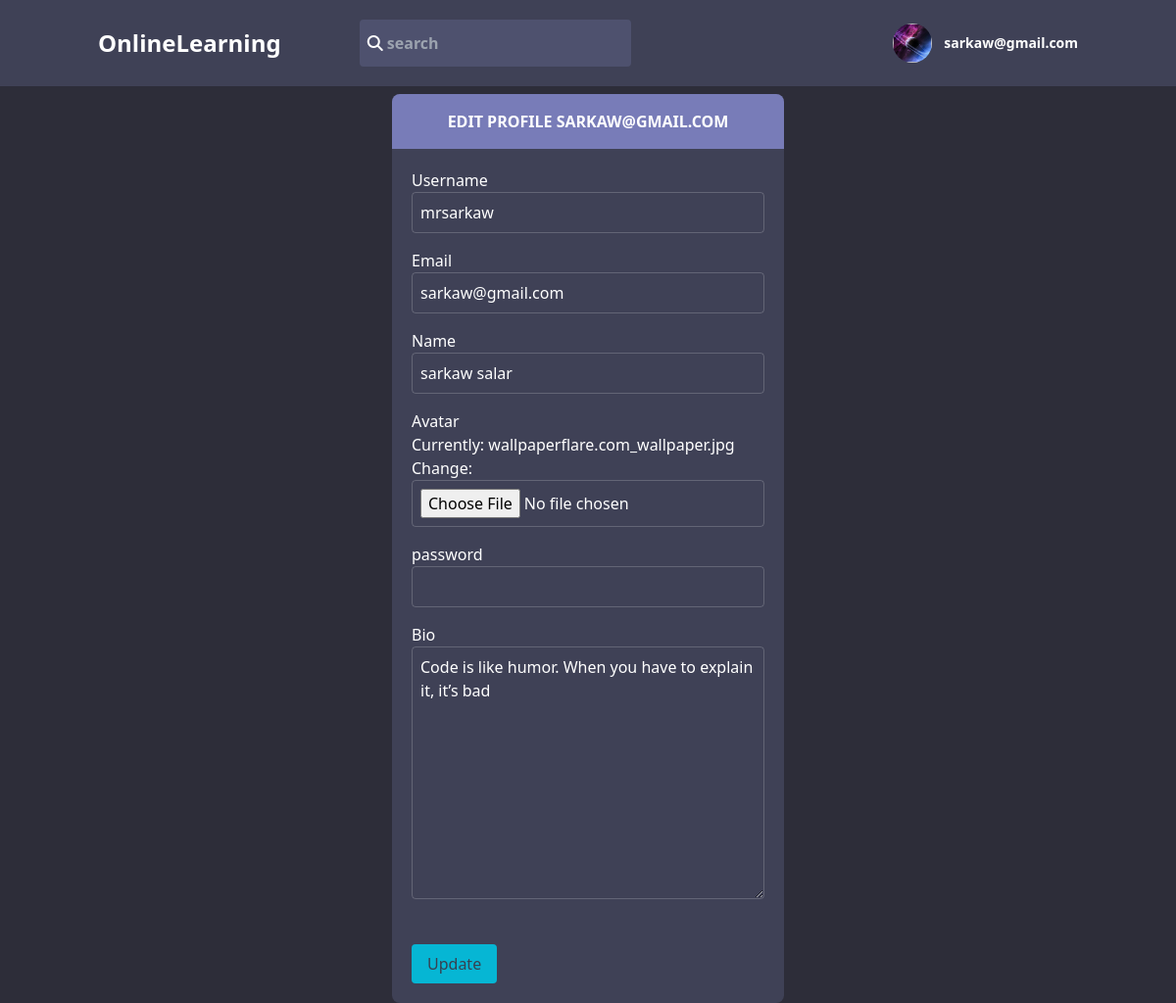
/profile/user/edit (signed in), run on the app's committed database.
### base/models.py (models this page shows)
class User(AbstractUser):
    name = models.CharField(max_length=100)
    bio = models.TextField(blank=True, null=True)
    email = models.EmailField(unique=True)
    password = models.CharField(max_length=32)
    avatar = models.ImageField(null=True, default = 'avatar.png')
    USERNAME_FIELD = 'email'
    REQUIRED_FIELDS = []

### base/views.py (the view, shortened to what this page needs)
# urls.py: path('profile/user/edit', views.profileEdit,name='profileEdit')
@login_required(login_url='login')
def profileEdit(request):
    user = request.user
    form = UserForm(instance=user)
    return render(request, 'base/editprofile.html', {"form":form})

### base/forms.py
class UserForm(forms.ModelForm):
   class Meta:
      model = User
      fields = ['username', 'email', 'bio', 'name', 'avatar', 'password']
      widgets = {
      'password': forms.PasswordInput()
         }

### base/templates/base/editprofile.html (shortened to what this page needs)
{% extends "main.html" %}
{% block content  %}
{% load widget_tweaks %}
    <form method="post" enctype="multipart/form-data">
        <div class="h-min-screen flex items-center justify-center">
            <div class="w-4/12 rounded-lg text-white mainColor overflow-hidden">
                <div class="p-4 text-center uppercase boxColor font-bold text-white">
                   Edit Profile {{ request.user }}
                </div>
                <div class="py-5 px-5">
                    <div>
                        <p>Username</p>
                        {% render_field form.username class+="bg-transparent p-2 w-full  focus:outline-none rounded border border-gray-100/20" %}
                    </div>
                    <div class="mt-4">
                        <p>Email</p>
                        {% render_field form.email class='bg-transparent p-2 w-full  focus:outline-none rounded border border-gray-100/20' %}
                    </div>
                    <div class="mt-4">
                        <p>Name</p>
                        {% render_field form.name class='bg-transparent p-2 w-full  focus:outline-none rounded border border-gray-100/20' %}
                    </div>
                    <div class="mt-4">
                        <p>Avatar</p>
                        {% render_field form.avatar class='bg-transparent p-2 w-full  focus:outline-none rounded border border-gray-100/20' %}
                    </div>
                    <div class="mt-4">
                        <p>password</p>
                        {% render_field form.password class='bg-transparent p-2 w-full  focus:outline-none rounded border border-gray-100/20' %}
                    </div>
                    <div class="mt-4">
                        <p>Bio</p>
                        {% render_field form.bio class='bg-transparent p-2 w-full  focus:outline-none rounded border border-gray-100/20' %}
                    </div>
                    <div class="mt-10">
                        <button  class="bg-cyan-500 py-2 px-4 rounded text-gray-700"> Update</button>
                    </div>
                </div>
            </div>
        </div>
    </form>
{% endblock content %}

### templates/nav.html (shortened to what this page needs)
<div class="mainColor py-5">
    <div class="flex flex-wrap items-center text-white font-bold justify-between w-10/12 mx-auto">
        <div class="space-x-20 w-8/12 flex items-center">
            <a href="/" class="text-2xl">OnlineLearning</a>
            <div class="py-3 px-2 w-5/12 searchColor rounded space-x-3 flex items-center">
                <form method="get" class="w-full">
                    <i class="fas fa-search"></i>
                    <input type="text" class="bg-transparent w-10/12 focus:outline-none" placeholder="search" name="q" id="">
                </form>
            </div>
        </div>
        <div class="relative">
            {% if not request.user.is_authenticated %}
            <a href="{% url 'loginPage' %}"> <i class="fas fa-user"></i> Login</a>
           {% else %}
            <button onclick="modalFun()" class="flex focus:outline-none font-bold items-center space-x-3">
                <img style="background-image:url('{{ request.user.avatar.url }}')" class="w-10 h-10 coverImg rounded-full" alt="">
                <p class="text-sm">{{ request.user }}</p>
            </button>
           {% endif %}
        </div>
    </div>
</div>

### static/style/style.css (style rules this page uses)
html, body { background-color: #2d2d39; }
.mainColor { background-color: #3f4156; }
.boxColor { background-color: #787cb8; }
.searchColor { background-color: #696d975e; }
.coverImg { background-position: center; background-size: cover; }

### data on the page
User: user "sarkaw@gmail.com", user "SARKAW@GMAIL.COM", username "mrsarkaw", email "sarkaw@gmail.com", name "sarkaw salar", bio "Code is like humor. When you have to explain it, it’s bad"
